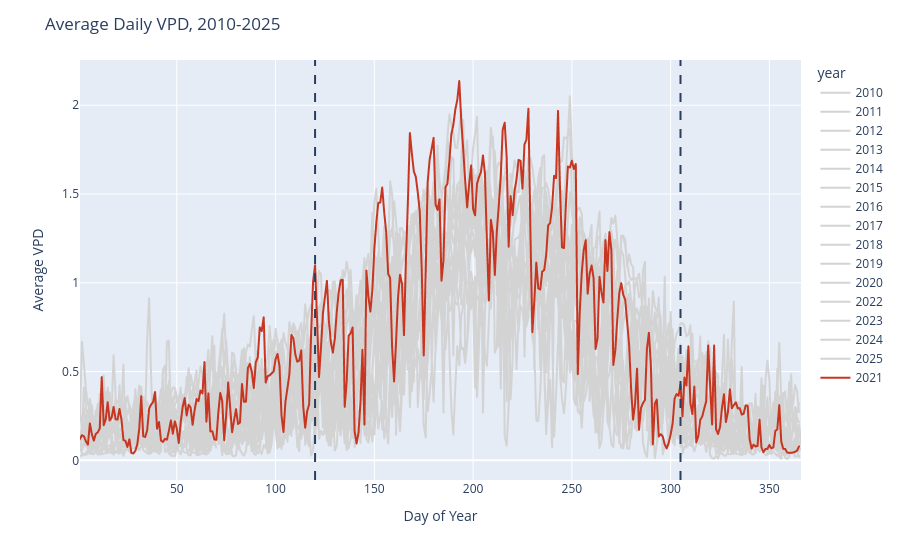

Notebook source saved alongside this figure:
### Markdown cell above
## Figures

### Code cell
### Average VPD
fig_2010 = create_annual_lineplot(grouped_weather_vpd, val_column='avg_val', year_list=list(range(2010,2025 + 1)), highlight_year='2021')
fig_2010.update_layout(title='Average Daily VPD, 2010-2025', xaxis_title='Day of Year', yaxis_title='Average VPD')
fig_2010.show()

### Figure 1 — Plotly figure (JSON) as saved in the notebook; plotly's stock layout.template omitted (floating-point values rounded to 4 significant figures; data arrays with more than 128 entries replaced by an {"elided": "..."} marker saying what was removed)
{"data": [{"hovertemplate": "year=2010<br>DOY=%{x}<br>avg_val=%{y}<extra></extra>", "legendgroup": "2010", "line": {"color": "lightgrey", "dash": "solid"}, "marker": {"symbol": "circle"}, "mode": "lines", "name": "2010", "showlegend": true, "type": "scattergl", "x": {"elided": "357 int values"}, "xaxis": "x", "y": {"elided": "357 float values"}, "yaxis": "y"}, {"hovertemplate": "year=2011<br>DOY=%{x}<br>avg_val=%{y}<extra></extra>", "legendgroup": "2011", "line": {"color": "lightgrey", "dash": "solid"}, "marker": {"symbol": "circle"}, "mode": "lines", "name": "2011", "showlegend": true, "type": "scattergl", "x": {"elided": "364 int values"}, "xaxis": "x", "y": {"elided": "364 float values"}, "yaxis": "y"}, {"hovertemplate": "year=2012<br>DOY=%{x}<br>avg_val=%{y}<extra></extra>", "legendgroup": "2012", "line": {"color": "lightgrey", "dash": "solid"}, "marker": {"symbol": "circle"}, "mode": "lines", "name": "2012", "showlegend": true, "type": "scattergl", "x": {"elided": "366 int values"}, "xaxis": "x", "y": {"elided": "366 float values"}, "yaxis": "y"}, {"hovertemplate": "year=2013<br>DOY=%{x}<br>avg_val=%{y}<extra></extra>", "legendgroup": "2013", "line": {"color": "lightgrey", "dash": "solid"}, "marker": {"symbol": "circle"}, "mode": "lines", "name": "2013", "showlegend": true, "type": "scattergl", "x": {"elided": "365 int values"}, "xaxis": "x", "y": {"elided": "365 float values"}, "yaxis": "y"}, {"hovertemplate": "year=2014<br>DOY=%{x}<br>avg_val=%{y}<extra></extra>", "legendgroup": "2014", "line": {"color": "lightgrey", "dash": "solid"}, "marker": {"symbol": "circle"}, "mode": "lines", "name": "2014", "showlegend": true, "type": "scattergl", "x": {"elided": "365 int values"}, "xaxis": "x", "y": {"elided": "365 float values"}, "yaxis": "y"}, {"hovertemplate": "year=2015<br>DOY=%{x}<br>avg_val=%{y}<extra></extra>", "legendgroup": "2015", "line": {"color": "lightgrey", "dash": "solid"}, "marker": {"symbol": "circle"}, "mode": "lines", "name": "2015", "showlegend": true, "type": "scattergl", "x": {"elided": "365 int values"}, "xaxis": "x", "y": {"elided": "365 float values"}, "yaxis": "y"}, {"hovertemplate": "year=2016<br>DOY=%{x}<br>avg_val=%{y}<extra></extra>", "legendgroup": "2016", "line": {"color": "lightgrey", "dash": "solid"}, "marker": {"symbol": "circle"}, "mode": "lines", "name": "2016", "showlegend": true, "type": "scattergl", "x": {"elided": "366 int values"}, "xaxis": "x", "y": {"elided": "366 float values"}, "yaxis": "y"}, {"hovertemplate": "year=2017<br>DOY=%{x}<br>avg_val=%{y}<extra></extra>", "legendgroup": "2017", "line": {"color": "lightgrey", "dash": "solid"}, "marker": {"symbol": "circle"}, "mode": "lines", "name": "2017", "showlegend": true, "type": "scattergl", "x": {"elided": "346 int values"}, "xaxis": "x", "y": {"elided": "346 float values"}, "yaxis": "y"}, {"hovertemplate": "year=2018<br>DOY=%{x}<br>avg_val=%{y}<extra></extra>", "legendgroup": "2018", "line": {"color": "lightgrey", "dash": "solid"}, "marker": {"symbol": "circle"}, "mode": "lines", "name": "2018", "showlegend": true, "type": "scattergl", "x": {"elided": "365 int values"}, "xaxis": "x", "y": {"elided": "365 float values"}, "yaxis": "y"}, {"hovertemplate": "year=2019<br>DOY=%{x}<br>avg_val=%{y}<extra></extra>", "legendgroup": "2019", "line": {"color": "lightgrey", "dash": "solid"}, "marker": {"symbol": "circle"}, "mode": "lines", "name": "2019", "showlegend": true, "type": "scattergl", "x": {"elided": "365 int values"}, "xaxis": "x", "y": {"elided": "365 float values"}, "yaxis": "y"}, {"hovertemplate": "year=2020<br>DOY=%{x}<br>avg_val=%{y}<extra></extra>", "legendgroup": "2020", "line": {"color": "lightgrey", "dash": "solid"}, "marker": {"symbol": "circle"}, "mode": "lines", "name": "2020", "showlegend": true, "type": "scattergl", "x": {"elided": "366 int values"}, "xaxis": "x", "y": {"elided": "366 float values"}, "yaxis": "y"}, {"hovertemplate": "year=2022<br>DOY=%{x}<br>avg_val=%{y}<extra></extra>", "legendgroup": "2022", "line": {"color": "lightgrey", "dash": "solid"}, "marker": {"symbol": "circle"}, "mode": "lines", "name": "2022", "showlegend": true, "type": "scattergl", "x": {"elided": "365 int values"}, "xaxis": "x", "y": {"elided": "365 float values"}, "yaxis": "y"}, {"hovertemplate": "year=2023<br>DOY=%{x}<br>avg_val=%{y}<extra></extra>", "legendgroup": "2023", "line": {"color": "lightgrey", "dash": "solid"}, "marker": {"symbol": "circle"}, "mode": "lines", "name": "2023", "showlegend": true, "type": "scattergl", "x": {"elided": "364 int values"}, "xaxis": "x", "y": {"elided": "364 float values"}, "yaxis": "y"}, {"hovertemplate": "year=2024<br>DOY=%{x}<br>avg_val=%{y}<extra></extra>", "legendgroup": "2024", "line": {"color": "lightgrey", "dash": "solid"}, "marker": {"symbol": "circle"}, "mode": "lines", "name": "2024", "showlegend": true, "type": "scattergl", "x": {"elided": "366 int values"}, "xaxis": "x", "y": {"elided": "366 float values"}, "yaxis": "y"}, {"hovertemplate": "year=2025<br>DOY=%{x}<br>avg_val=%{y}<extra></extra>", "legendgroup": "2025", "line": {"color": "lightgrey", "dash": "solid"}, "marker": {"symbol": "circle"}, "mode": "lines", "name": "2025", "showlegend": true, "type": "scattergl", "x": {"elided": "365 int values"}, "xaxis": "x", "y": {"elided": "365 float values"}, "yaxis": "y"}, {"hovertemplate": "year=2021<br>DOY=%{x}<br>avg_val=%{y}<extra></extra>", "legendgroup": "2021", "line": {"color": "#c73620", "dash": "solid"}, "marker": {"symbol": "circle"}, "mode": "lines", "name": "2021", "showlegend": true, "type": "scattergl", "x": {"elided": "365 int values"}, "xaxis": "x", "y": {"elided": "365 float values"}, "yaxis": "y"}], "layout": {"legend": {"title": {"text": "year"}, "tracegroupgap": 0}, "margin": {"t": 60}, "shapes": [{"line": {"dash": "dash"}, "type": "line", "x0": "120", "x1": "120", "xref": "x", "y0": 0, "y1": 1, "yref": "y domain"}, {"line": {"dash": "dash"}, "type": "line", "x0": "305", "x1": "305", "xref": "x", "y0": 0, "y1": 1, "yref": "y domain"}], "title": {"text": "Average Daily VPD, 2010-2025"}, "xaxis": {"anchor": "y", "domain": [0, 1], "title": {"text": "Day of Year"}}, "yaxis": {"anchor": "x", "domain": [0, 1], "title": {"text": "Average VPD"}}}}
